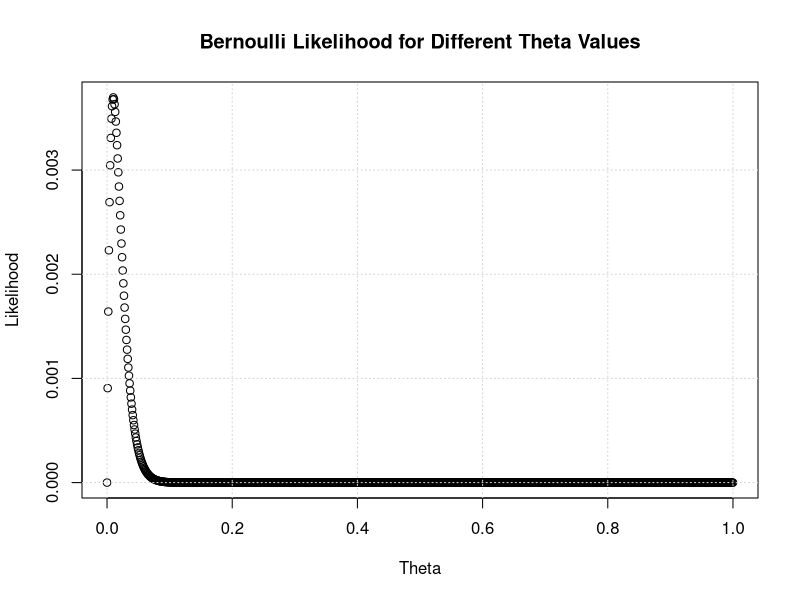
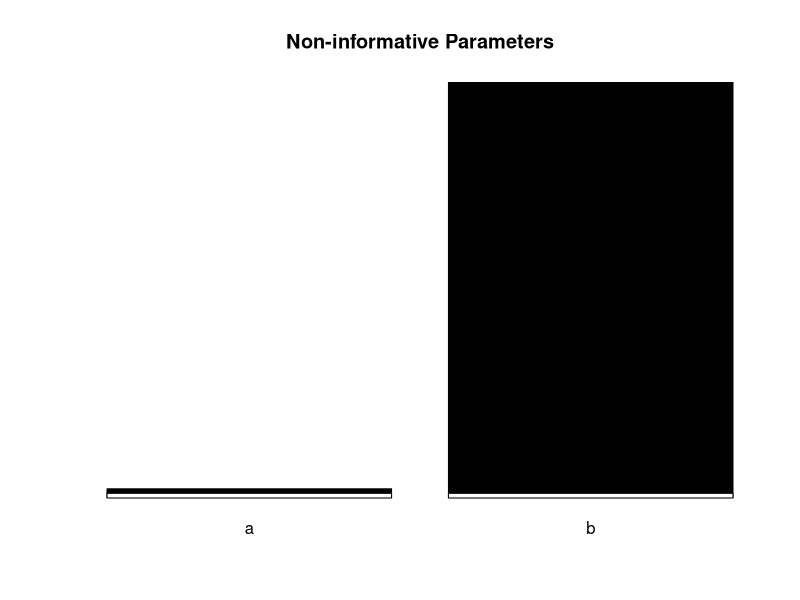
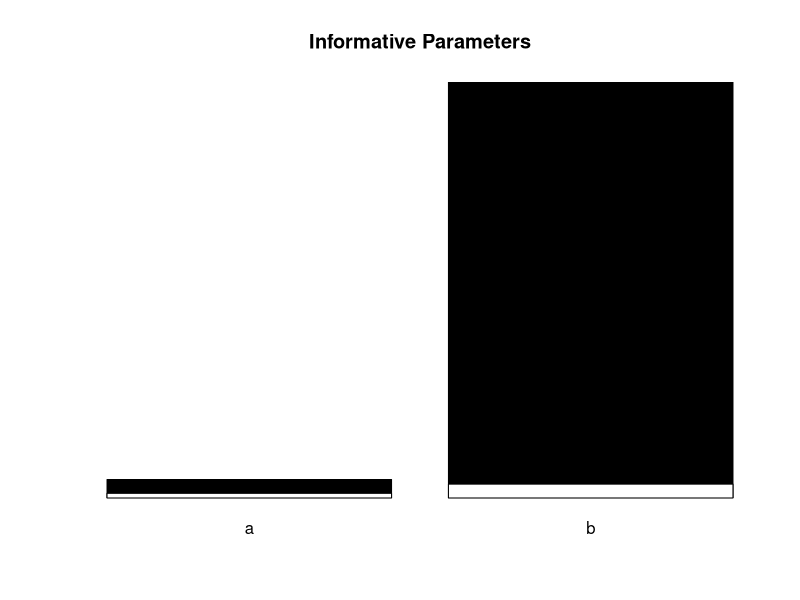
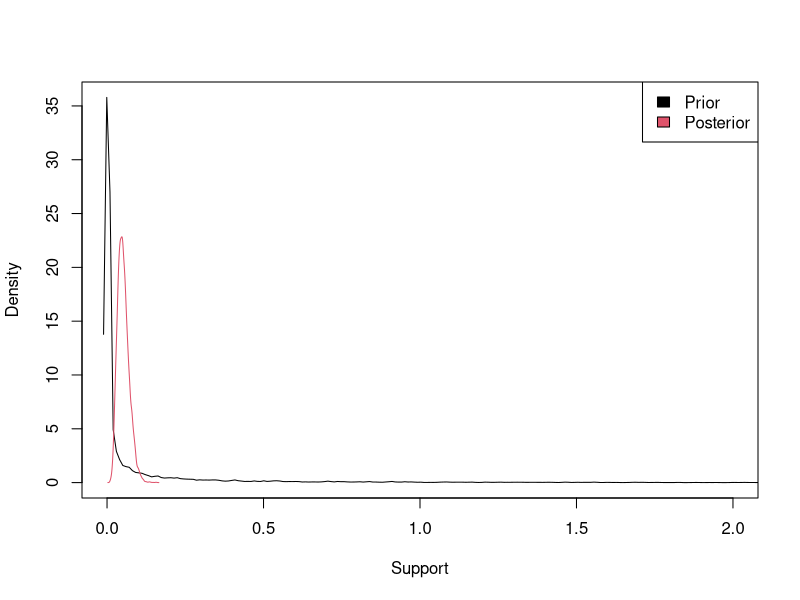
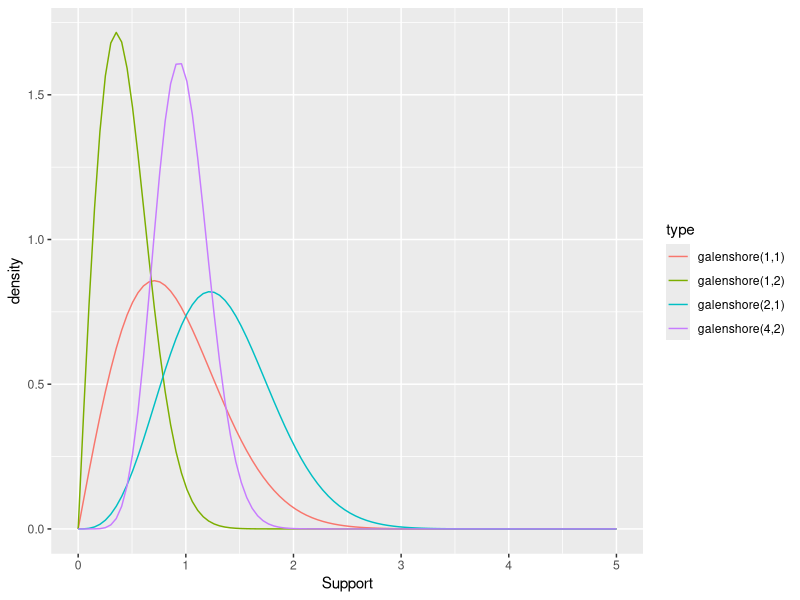

Reproduce these figures in R, in order.
## ---- chunk 1
knitr::opts_chunk$set(echo = TRUE)
## ---- chunk 2
# sample simulation
set.seed(123)
observe = rbinom(n = 100, size = 1, prob = 0.01)

# theta values
thetaValues = seq(0, 1, length.out = 1000)

# calculate bernoulli LH
like = rep(0, 1000)
numOne = sum(observe)
numZero = length(observe)-numOne

for (i in 1:1000){
  theta = thetaValues[i]
  like[i] = theta^numOne*(1-theta)^numZero
}

# A grid plot for (theta, LH) pairs
plot(x = thetaValues, y= like, main = "Bernoulli Likelihood for Different Theta Values", xlab = "Theta", ylab = "Likelihood")
grid()
## ---- chunk 3
# A function for calculating the posterior parameters for the Beta-Bernoulli model
postPara = function(a, b, observe){
  numOne = sum(observe)
  numZero = length(observe)-numOne
  
  return(c(numOne+a, numZero-b))
}

# vector to store posterior parameters
para = matrix(c(0,0,0,0), nrow = 2)

#non-informative
para[1,] = postPara(1,1,observe)
#informative
para[2,] = postPara(3,1,observe)

cat("The non-informative case: ", "a_post = ", para[1,1], " b_post = ", para[1,2], ".\n")
cat("The informative case: ", "a_post = ", para[2,1], " b_post = ", para[2,2], ".\n")

## ---- chunk 4
# Use xpd = F to avoid plotting the bars below the axis
barplot(para[1,], las = 1, col = "black", ylim = c(0, 90), xpd = F, main = "Non-informative Parameters", names.arg = c("a", "b"), yaxt = "n")
par(new = T)
# Plot the new data with a different ylim, but don't plot the axis
barplot(c(1,1), las = 1, col = "white", ylim = c(0, 90), yaxt = "n")

## ---- chunk 5
# Use xpd = F to avoid plotting the bars below the axis
barplot(para[2,], las = 1, col = "black", ylim = c(0, 90), xpd = F, main = "Informative Parameters", names.arg = c("a", "b"), yaxt = "n")
par(new = T)
# Plot the new data with a different ylim, but don't plot the axis
barplot(c(1,3), las = 1, col = "white", ylim = c(0, 90), yaxt = "n")

## ---- chunk 6
prior_para = c(0.1,1.0)
data = c(20.9, 69.7, 3.6, 21.8, 21.4, 0.4, 6.7, 10.0)
post_para = prior_para + c(length(data), sum(data))
## ---- chunk 7
# Generate random samples
prior_sample = data.frame(rgamma(10000, prior_para[1], prior_para[2]))
post_sample = data.frame(rgamma(10000, post_para[1], post_para[2]))

dat <- data.frame(prior_gamma = prior_sample, post_gamma = post_sample)
## ---- chunk 8
# Fit and plot the p.d.f.
dens <- apply(dat, 2, density)

plot(NA, xlim=c(0,2), ylim=range(sapply(dens, "[", "y")), xlab = "Support", ylab = "Density")

# This line may lead to outputs in the console.
mapply(lines, dens, col=1:length(dens))

legend("topright", legend=c("Prior", "Posterior"), fill=1:length(dens))
## ---- chunk 9
# Define galenshore density.
galenshore <- function(a, theta, y){
  prob <- (2/factorial(a-1)) * theta^(2*a) * y ^ (2*a - 1) * exp((-(theta^2 * y ^ 2)))
  return(prob)
}
# Step size & sample size
y <- seq(0, 5, length.out = 100)

# Generate random samples
one <- data.frame(density = galenshore(1,1, y), type = "galenshore(1,1)")
two <- data.frame(density = galenshore(2,1,y), type = "galenshore(2,1)")
three <- data.frame(density = galenshore(1,2,y), type = "galenshore(1,2)")
four <- data.frame(density = galenshore(4,2,y), type = "galenshore(4,2)")

# Combine samples
densities <- rbind(one, two, three, four)
# Match values of the random variables
yvalues <- rep(y, 4)

data <- data.frame(yvalues = yvalues, densities)


library(ggplot2)
#Plot the fitted curves
g = ggplot(data, aes(x = yvalues, y = density, group = type, color  = type)) + geom_line() + xlab("Support")
g
